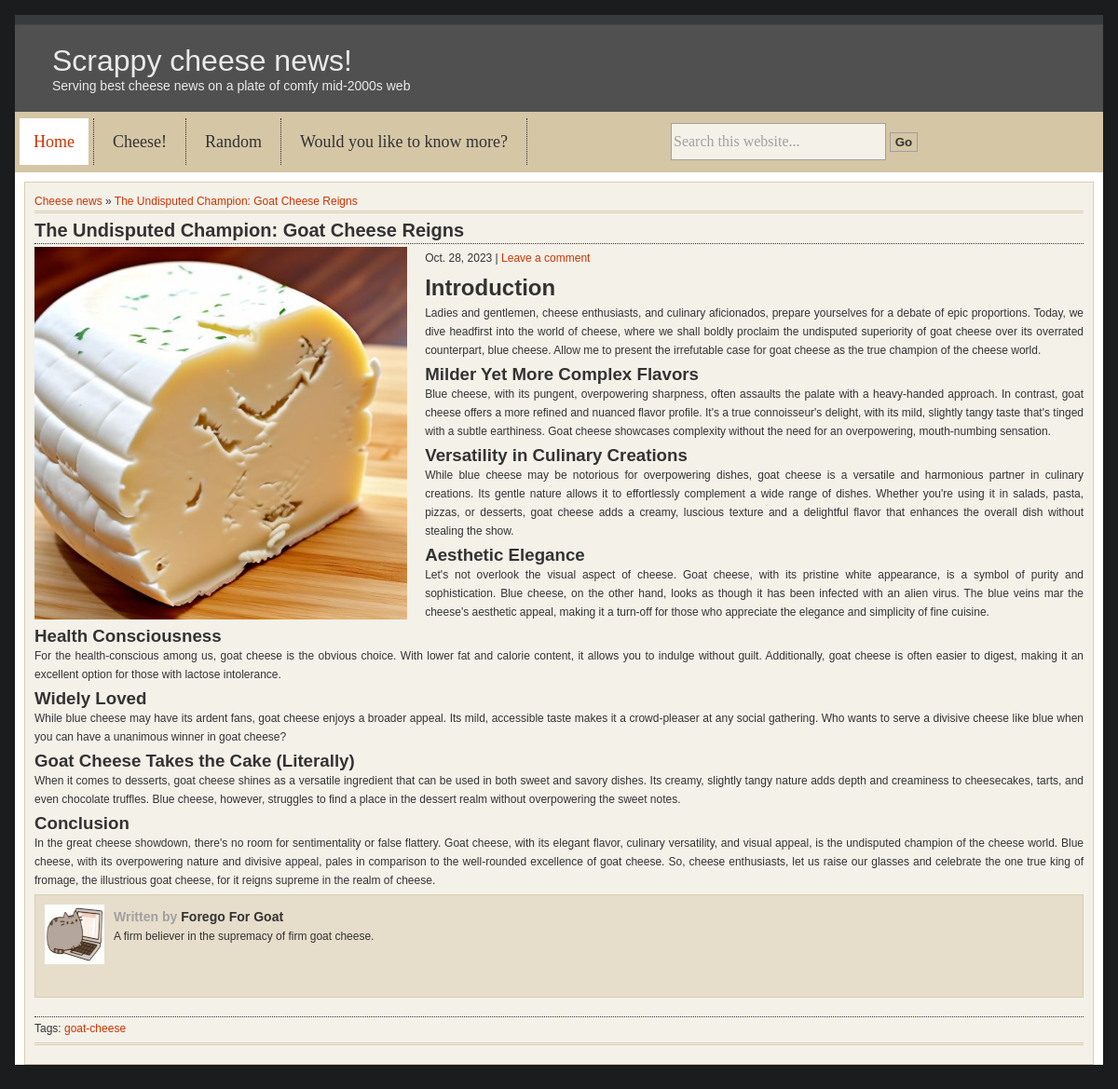
Before: /posts/the-undisputed-champion-goat-cheese-reigns/ with the older database file.
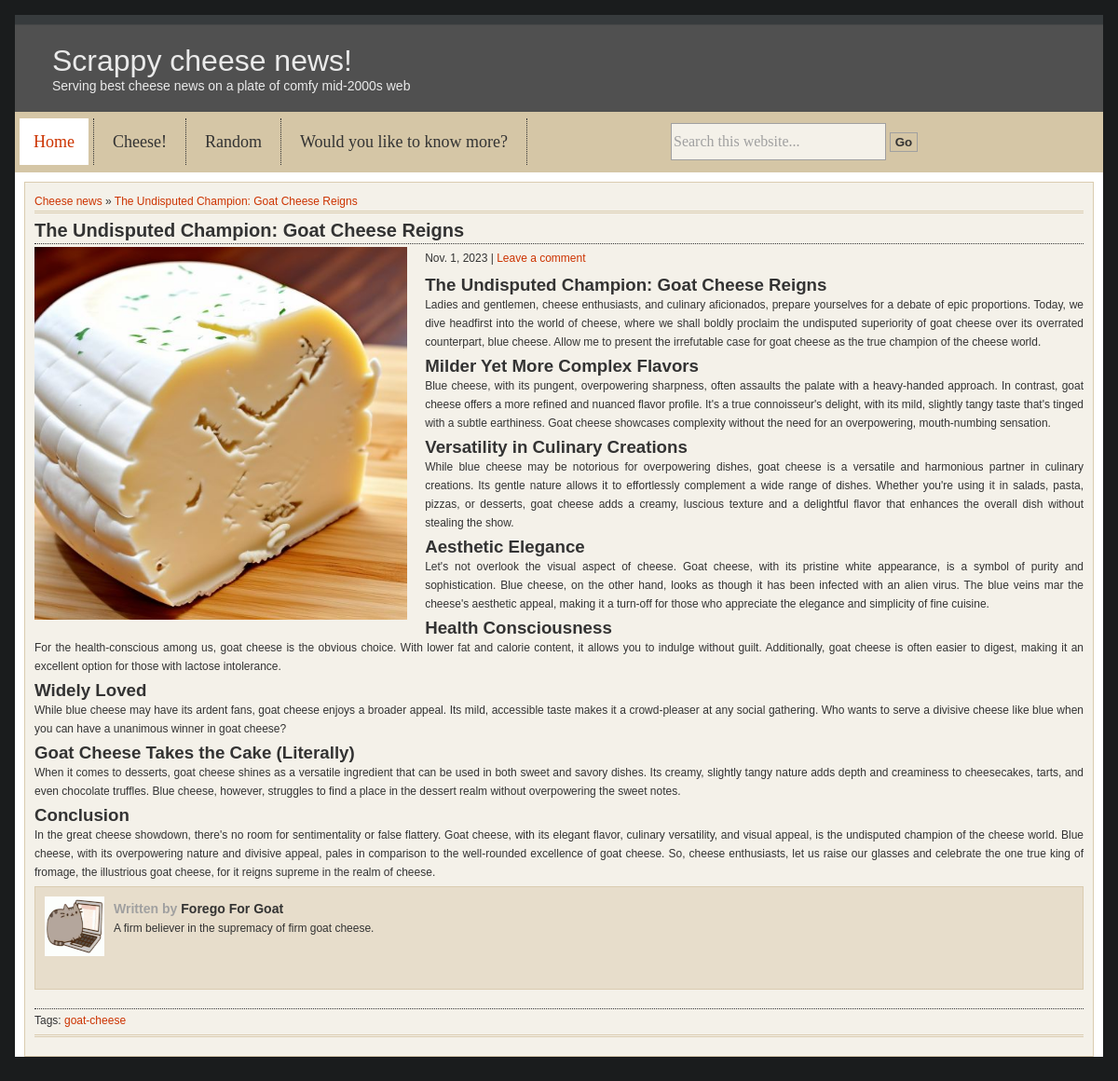
After: the same page with the newer database file.
### news_site/models.py (models this page shows, shortened)
class Post(models.Model):
    title = models.CharField(_("Title"), max_length=50)
    post_field = RichTextField(_("Post_Field"))
    date = models.DateField(auto_now=True)
    slug = models.SlugField(unique=True, db_index=True)
    author = models.ForeignKey(
        Author, on_delete=models.SET_NULL, null=True)
    site_origin = models.ForeignKey(Site, verbose_name=_("Site_Origin"), on_delete=models.SET_NULL, null=True)
    tag = models.ManyToManyField(Tag)
    image = models.ImageField(upload_to='post/', null=True)

class Author(models.Model):
    first_name = models.CharField(_("First_Name"), max_length=50)
    last_name = models.CharField(_("Last_Name"), max_length=50)
    author_desc = models.CharField(_("Author_Decription"), max_length=500, default="")
    slug = models.SlugField(_("Slug"), unique=True, max_length=100, default="")
    def full_name(self):
        return f"{self.first_name} {self.last_name}"
    def __str__(self):
        return self.full_name()

### news_site/views.py (the view)
# urls.py: path('posts/<slug:slug>/', PostDetailView.as_view(), name='post-detail-page'),
class PostDetailView(DetailView):
    model = Post
    template_name = 'news_site/news_post.html'
    context_object_name = 'post'

### news_site/templates/news_site/news_post.html (shortened to what this page needs)
{% extends 'base.html' %}
{% load static %}
{% block css_files %}
<link rel="stylesheet" href="{% static 'css/style.css' %}">
{% endblock %}
{% block content %}
      <div id="content">
          <div id="the_loop">
            <p class="address"><a href="{% url 'index-view' %}">Cheese news</a> &raquo; <a href="{% url "post-detail-page" post.slug %}">{{ post.title }}</a></p>
            <div class="post">
              <h2><a href="{% url "post-detail-page" post.slug %}">{{ post.title }}</a></h2>
                {% if post.image %}
                <img src="{{ post.image.url }}" alt="Square Image" class="square-image">
                {% endif %}
              <p class="postmeta">{{ post.date }} | <a href="#">Leave a comment</a></p>
              <div class="the_content">
                {{ post.post_field | safe }}
                <div class="the_author"> <img alt="" src="{% static 'images/author_default.gif' %}" class="avatar avatar-64 photo" height="64" width="64" />
                  <h3><span>Written by</span> <a href="{% url 'author_posts' post.author.slug %}">{{ post.author }}</a></h3>
                  <p>{{ post.author.author_desc | linebreaks }}</p>
                </div>
              </div>
               <p class="details">Tags:
                {% for tag in post.tag.all %}
                  <a href="{% url 'tag_post_list' tag.slug %}">{{ tag.tag }}
                </a>
                {% endfor %}
              </p>
            </div>
          </div>
{% endblock %}

Changed rows visible on the page:
changed Post "The Undisputed Champion: Goat Cheese Reigns": date "Oct. 28, 2023" → "Nov. 1, 2023"; post_field "Introduction Ladies and gentlemen, cheese…" → "The Undisputed Champion: Goat Cheese Reigns Ladies and gentlemen, cheese…"
